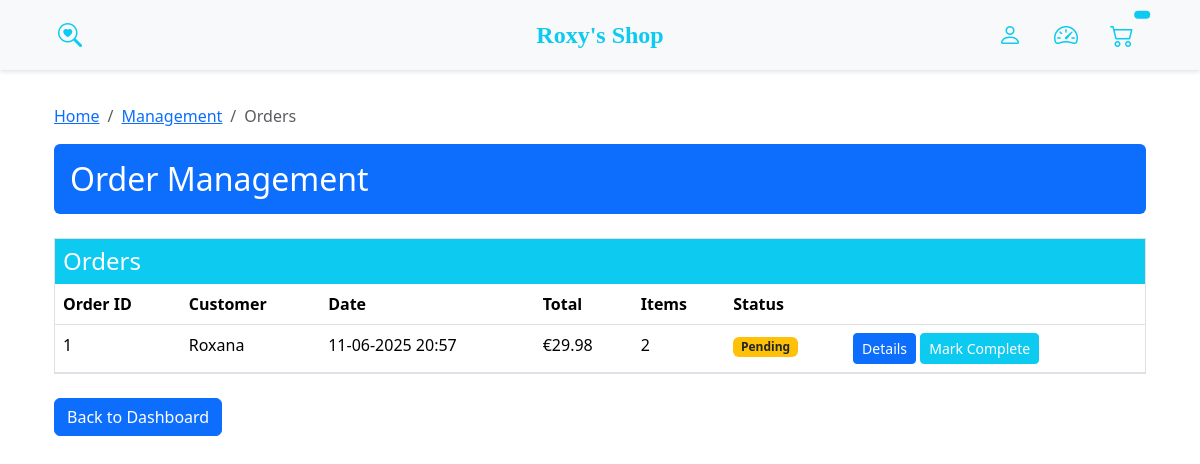
Before: /management/orders/ (signed in) with the older database file.
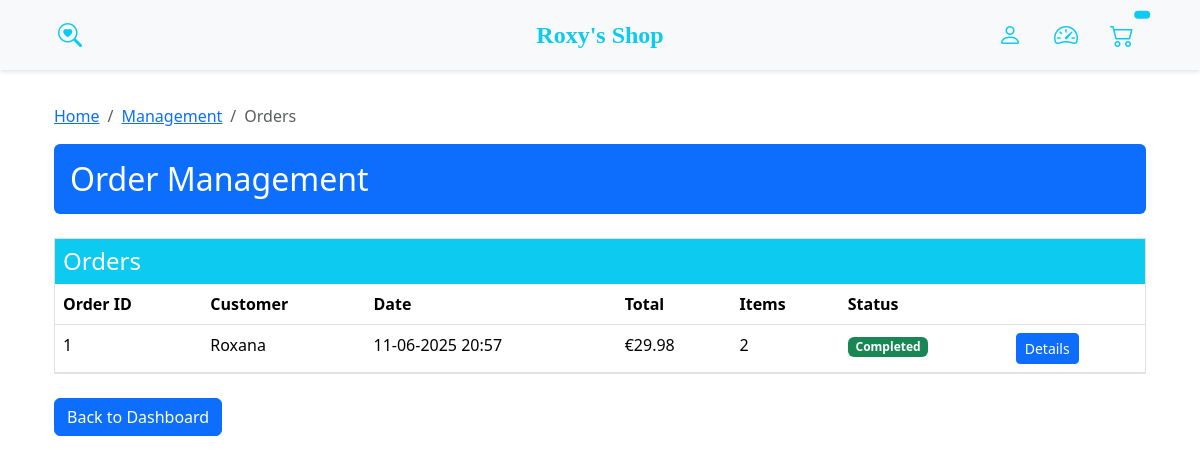
After: the same page with the newer database file.
### store/models.py (models this page shows, shortened)
class Order(models.Model):
	customer = models.ForeignKey(Customer, on_delete=models.SET_NULL, null=True, blank=True)
	date_ordered = models.DateTimeField(auto_now_add=True)
	complete = models.BooleanField(default=False)
	transaction_id = models.CharField(max_length=100, null=True)
	@property
	def get_cart_total(self):
		orderitems = self.orderitem_set.all()
		total = sum([item.get_total for item in orderitems])
		return total
	@property
	def get_cart_items(self):
		orderitems = self.orderitem_set.all()
		total = sum([item.quantity for item in orderitems])
		return total

class Customer(models.Model):
    user = models.OneToOneField(User, on_delete=models.CASCADE, null=True, blank=True)
    name = models.CharField(max_length=200, null=True)
    email = models.CharField(max_length=200, null=True)

class OrderItem(models.Model):
	product = models.ForeignKey(Product, on_delete=models.SET_NULL, null=True)
	order = models.ForeignKey(Order, on_delete=models.SET_NULL, null=True)
	quantity = models.IntegerField(default=0, null=True, blank=True)
	date_added = models.DateTimeField(auto_now_add=True)
	@property
	def get_total(self):
		total = self.product.price * self.quantity
		return total

class Product(models.Model):
    name = models.CharField(max_length=200)
    price = models.DecimalField(max_digits=7, decimal_places=2)
    digital = models.BooleanField(default=False,null=True, blank=True)
    image = models.ImageField(null=True, blank=True)

### management/views.py (the view)
# urls.py: path('orders/', views.order_list, name='order_list'),
@login_required
@user_passes_test(is_manager)
def order_list(request):
    orders = Order.objects.all().order_by('-date_ordered')
    context = {
        'orders': orders,
        'title': 'Orders List'
    }
    return render(request, 'management/order_list.html', context)

### management/views.py (called while the page is built)
def is_manager(user):
    return user.groups.filter(name='Store Managers').exists() or user.is_superuser

### management/templates/management/order_list.html (shortened to what this page needs)
{% extends 'store/main.html' %} {% block content %}
<div class="container mt-4">
  <nav aria-label="breadcrumb">
    <ol class="breadcrumb">
      <li class="breadcrumb-item"><a href="{% url 'store' %}">Home</a></li>
      <li class="breadcrumb-item">
        <a href="{% url 'management:dashboard' %}">Management</a>
      </li>
      <li class="breadcrumb-item active">Orders</li>
    </ol>
  </nav>
  <div class="bg-primary text-white p-3 mb-4 rounded">
    <h2 class="m-0">Order Management</h2>
  </div>
  <div class="bg-light border mb-4">
    <div class="bg-info text-white p-2">
      <h4 class="m-0">Orders</h4>
    </div>
    <div>
      <table class="table mb-0">
        <thead class="bg-light">
          <tr>
            <th>Order ID</th>
            <th>Customer</th>
            <th>Date</th>
            <th>Total</th>
            <th>Items</th>
            <th>Status</th>
            <th></th>
          </tr>
        </thead>
        <tbody>
          {% for order in orders %} {% if order.get_cart_items > 0 %}
          <tr>
            <td>{{ order.id }}</td>
            <td>{{ order.customer.name|default:"Guest" }}</td>
            <td>{{ order.date_ordered|date:"d-m-Y H:i" }}</td>
            <td>€{{ order.get_cart_total|floatformat:2 }}</td>
            <td>{{ order.get_cart_items }}</td>
            <td>
              {% if order.complete %}
              <span class="badge bg-success">Completed</span>
              {% else %}
              <span class="badge bg-warning text-dark">Pending</span>
              {% endif %}
            </td>
            <td>
              <a href="#" class="btn btn-sm btn-primary">Details</a>
              {% if not order.complete %}
              <form
                method="post"
                action="{% url 'management:mark_order_complete' order.id %}"
                class="d-inline"
              >
                <button type="submit" class="btn btn-sm btn-info text-white">
                  Mark Complete
                </button>
              </form>
              {% endif %}
            </td>
          </tr>
          {% endif %} {% empty %}
          <tr>
            <td colspan="7" class="text-center py-4">No orders found.</td>
          </tr>
          {% endfor %}
        </tbody>
      </table>
    </div>
  </div>
  <div>
    <a href="{% url 'management:dashboard' %}" class="btn btn-primary">
      Back to Dashboard
    </a>
  </div>
</div>
{% endblock %}

Changed rows visible on the page:
changed Order "Roxana": complete "Pending Mark Complete" → "Completed"
